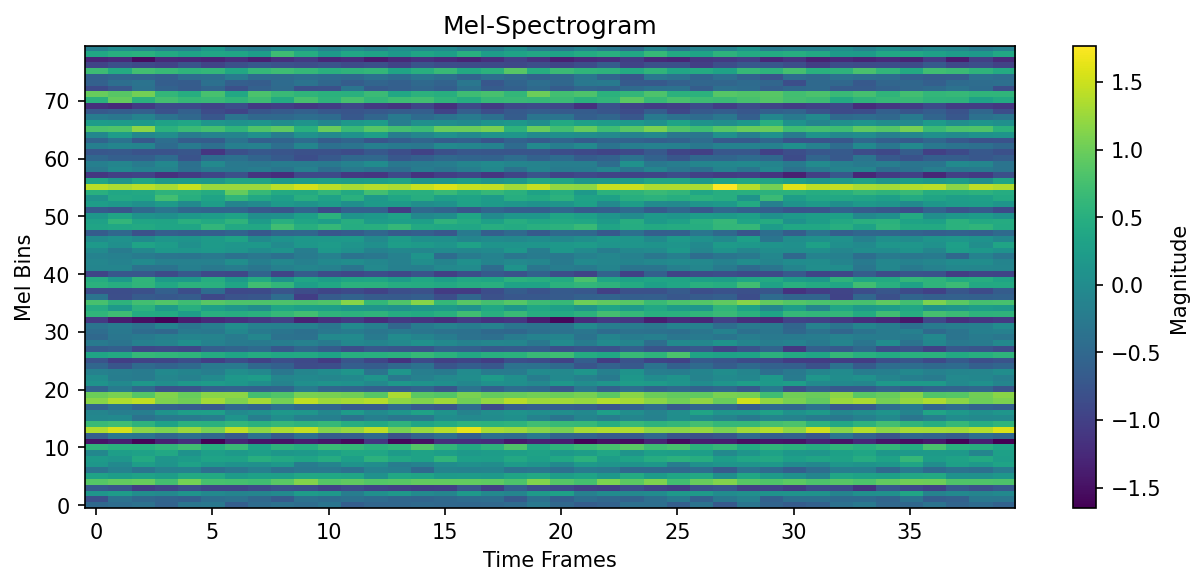
#> input picture examples/models/orpheus_150m/orpheus_mel_spectrogram.png, 1204 x 586 px
$ python -i augmentation.py   (imports and definitions only)
#> lines starting #> are read from the running program, lines starting #| are printed output that depends on the picture
"""
Data augmentation for SMLX - Image and audio augmentation transforms.

This module provides augmentation transforms for training data,
helping improve model robustness and generalization.

Adapted from:
- resources/mlx-examples/cifar/dataset.py (image augmentation)
- Common augmentation practices for vision and audio
"""

import random
from typing import Optional

import mlx.core as mx
import numpy as np
from PIL import Image, ImageEnhance, ImageFilter, ImageOps


class ImageAugmentation:
    """
    Image augmentation pipeline for training.

    Applies random transformations to images to improve model robustness.

    Args:
        random_flip: Probability of horizontal flip (default: 0.5)
        random_crop: Whether to apply random crop (default: False)
        crop_size: Crop size if random_crop enabled
        random_brightness: Range for brightness adjustment (default: None)
        random_contrast: Range for contrast adjustment (default: None)
        random_saturation: Range for saturation adjustment (default: None)
        random_rotation: Maximum rotation degrees (default: 0)
        random_blur: Probability of Gaussian blur (default: 0.0)

    Example:
        >>> aug = ImageAugmentation(
        ...     random_flip=0.5,
        ...     random_brightness=(0.8, 1.2),
        ...     random_rotation=15
        ... )
        >>> image = Image.open("photo.jpg")
        >>> augmented = aug(image)
    """

    def __init__(
        self,
        random_flip: float = 0.5,
        random_crop: bool = False,
        crop_size: Optional[tuple[int, int]] = None,
        random_brightness: Optional[tuple[float, float]] = None,
        random_contrast: Optional[tuple[float, float]] = None,
        random_saturation: Optional[tuple[float, float]] = None,
        random_rotation: float = 0.0,
        random_blur: float = 0.0,
    ):
        self.random_flip = random_flip
        self.random_crop = random_crop
        self.crop_size = crop_size
        self.random_brightness = random_brightness
        self.random_contrast = random_contrast
        self.random_saturation = random_saturation
        self.random_rotation = random_rotation
        self.random_blur = random_blur

    def horizontal_flip(self, image: Image.Image) -> Image.Image:
        """Randomly flip image horizontally."""
        if random.random() < self.random_flip:
            return ImageOps.mirror(image)
        return image

    def random_crop_transform(self, image: Image.Image) -> Image.Image:
        """Apply random crop to image."""
        if not self.random_crop or self.crop_size is None:
            return image

        width, height = image.size
        crop_w, crop_h = self.crop_size

        if width < crop_w or height < crop_h:
            # Pad if image is smaller than crop size
            pad_w = max(0, crop_w - width)
            pad_h = max(0, crop_h - height)
            image = ImageOps.expand(image, (0, 0, pad_w, pad_h), fill=0)
            width, height = image.size

        # Random crop
        left = random.randint(0, width - crop_w)
        top = random.randint(0, height - crop_h)
        right = left + crop_w
        bottom = top + crop_h

        return image.crop((left, top, right, bottom))

    def adjust_brightness(self, image: Image.Image) -> Image.Image:
        """Randomly adjust image brightness."""
        if self.random_brightness is None:
            return image

        factor = random.uniform(*self.random_brightness)
        enhancer = ImageEnhance.Brightness(image)
        return enhancer.enhance(factor)

    def adjust_contrast(self, image: Image.Image) -> Image.Image:
        """Randomly adjust image contrast."""
        if self.random_contrast is None:
            return image

        factor = random.uniform(*self.random_contrast)
        enhancer = ImageEnhance.Contrast(image)
        return enhancer.enhance(factor)

    def adjust_saturation(self, image: Image.Image) -> Image.Image:
        """Randomly adjust image saturation."""
        if self.random_saturation is None:
            return image

        factor = random.uniform(*self.random_saturation)
        enhancer = ImageEnhance.Color(image)
        return enhancer.enhance(factor)

    def rotate(self, image: Image.Image) -> Image.Image:
        """Randomly rotate image."""
        if self.random_rotation == 0:
            return image

        angle = random.uniform(-self.random_rotation, self.random_rotation)
        return image.rotate(angle, resample=Image.Resampling.BICUBIC, fillcolor=(0, 0, 0))

    def blur(self, image: Image.Image) -> Image.Image:
        """Randomly apply Gaussian blur."""
        if random.random() < self.random_blur:
            return image.filter(ImageFilter.GaussianBlur(radius=random.uniform(0.1, 2.0)))
        return image

    def __call__(self, image: Image.Image) -> Image.Image:
        """
        Apply augmentation pipeline to image.

        Args:
            image: PIL Image to augment

        Returns:
            Augmented PIL Image
        """
        # Apply transforms in sequence
        image = self.horizontal_flip(image)
        image = self.random_crop_transform(image)
        image = self.adjust_brightness(image)
        image = self.adjust_contrast(image)
        image = self.adjust_saturation(image)
        image = self.rotate(image)
        image = self.blur(image)

        return image


class AudioAugmentation:
    """
    Audio augmentation pipeline for training.

    Applies random transformations to audio to improve model robustness.

    Args:
        add_noise: Whether to add random noise (default: False)
        noise_level: Noise level as fraction of signal (default: 0.01)
        time_stretch: Whether to apply time stretching (default: False)
        stretch_range: Range for time stretch factor (default: (0.8, 1.2))
        pitch_shift: Whether to apply pitch shifting (default: False)
        shift_steps: Range for pitch shift in semitones (default: (-2, 2))
        volume_change: Range for volume adjustment (default: None)

    Example:
        >>> aug = AudioAugmentation(
        ...     add_noise=True,
        ...     noise_level=0.01,
        ...     volume_change=(0.8, 1.2)
        ... )
        >>> audio = mx.random.randn((16000,))
        >>> augmented = aug(audio)
    """

    # [90 lines left out: functions __init__, add_noise_transform, time_stretch_transform, pitch_shift_transform, adjust_volume, __call__, not called in this run]


class Compose:
    """
    Compose multiple transforms together.

    Args:
        transforms: List of transform functions or objects

    Example:
        >>> from PIL import Image
        >>> aug1 = ImageAugmentation(random_flip=0.5)
        >>> aug2 = ImageAugmentation(random_brightness=(0.8, 1.2))
        >>> composed = Compose([aug1, aug2])
        >>> image = Image.open("photo.jpg")
        >>> augmented = composed(image)
    """

    def __init__(self, transforms: list):
        self.transforms = transforms

    # [5 lines left out: function __call__, not called in this run]


class RandomApply:
    """
    Apply a transform with given probability.

    Args:
        transform: Transform to apply
        p: Probability of applying transform (default: 0.5)

    Example:
        >>> aug = ImageAugmentation(random_rotation=30)
        >>> random_aug = RandomApply(aug, p=0.5)
        >>> image = Image.open("photo.jpg")
        >>> maybe_rotated = random_aug(image)
    """

    def __init__(self, transform, p: float = 0.5):
        self.transform = transform
        self.p = p

    # [5 lines left out: function __call__, not called in this run]


class RandomChoice:
    """
    Apply one of several transforms at random.

    Args:
        transforms: List of transforms to choose from

    Example:
        >>> aug1 = ImageAugmentation(random_flip=1.0)
        >>> aug2 = ImageAugmentation(random_rotation=30)
        >>> choice = RandomChoice([aug1, aug2])
        >>> image = Image.open("photo.jpg")
        >>> augmented = choice(image)  # Applies either flip or rotation
    """

    def __init__(self, transforms: list):
        self.transforms = transforms

    # [4 lines left out: function __call__, not called in this run]

>>> import cv2
>>> picture = cv2.imread('../../examples/models/orpheus_150m/orpheus_mel_spectrogram.png', cv2.IMREAD_GRAYSCALE)
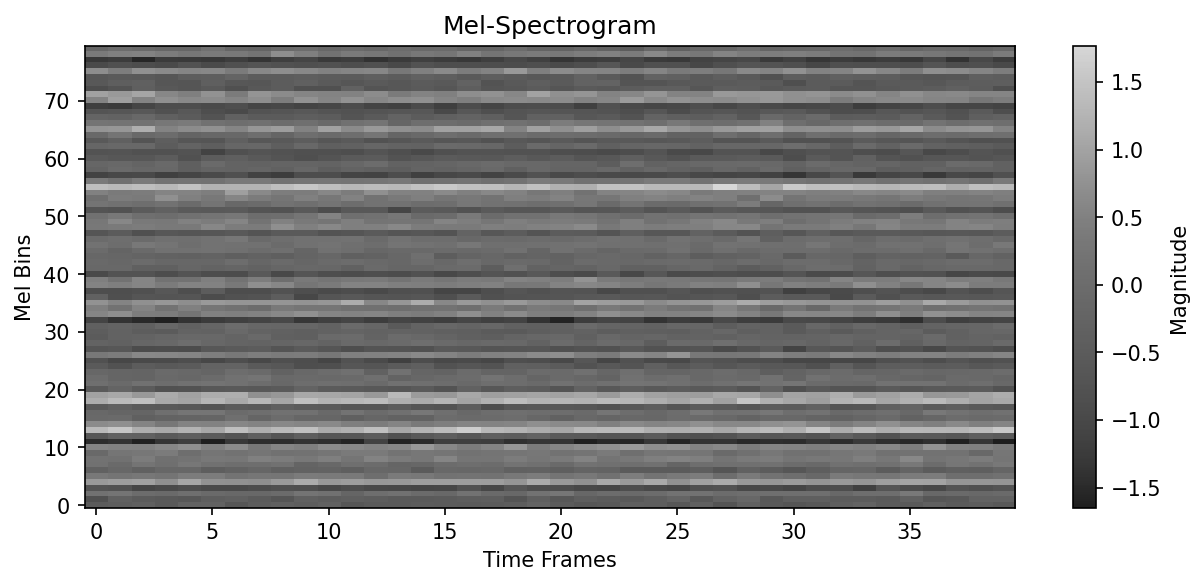
#> picture: shape (586, 1204); min 0, max 255, mean 159.5
>>> result = ImageAugmentation()(picture)
